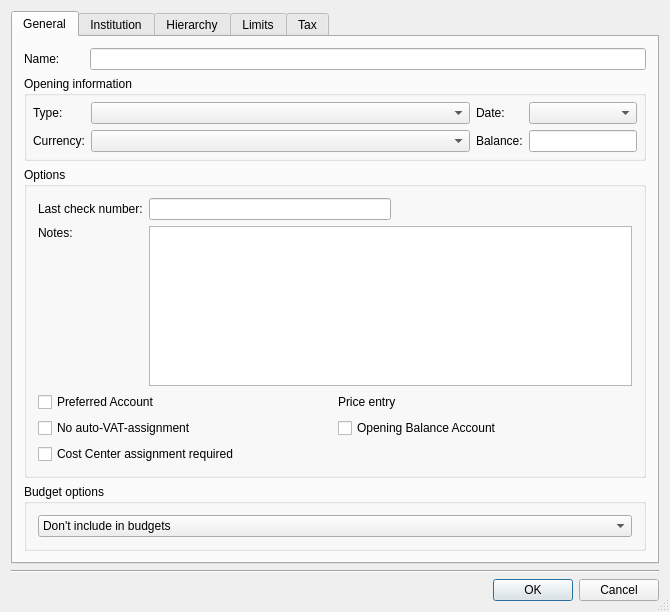
<?xml version="1.0" encoding="UTF-8"?>
<ui version="4.0">
 <class>KNewAccountDlg</class>
 <widget class="QDialog" name="KNewAccountDlg">
  <property name="geometry">
   <rect>
    <x>0</x>
    <y>0</y>
    <width>670</width>
    <height>612</height>
   </rect>
  </property>
  <property name="windowTitle">
   <string>New Account Dialog</string>
  </property>
  <property name="sizeGripEnabled">
   <bool>true</bool>
  </property>
  <layout class="QVBoxLayout">
   <item>
    <widget class="QTabWidget" name="m_tab">
     <property name="currentIndex">
      <number>0</number>
     </property>
     <widget class="QWidget" name="m_generalTab">
      <attribute name="title">
       <string comment="Account general settings">General</string>
      </attribute>
      <layout class="QVBoxLayout">
       <item>
        <layout class="QHBoxLayout">
         <item>
          <widget class="QLabel" name="TextLabel1">
           <property name="minimumSize">
            <size>
             <width>60</width>
             <height>0</height>
            </size>
           </property>
           <property name="maximumSize">
            <size>
             <width>60</width>
             <height>32767</height>
            </size>
           </property>
           <property name="text">
            <string comment="account name">Name:</string>
           </property>
           <property name="wordWrap">
            <bool>false</bool>
           </property>
          </widget>
         </item>
         <item>
          <widget class="KLineEdit" name="accountNameEdit"/>
         </item>
        </layout>
       </item>
       <item>
        <widget class="QGroupBox" name="groupBox4">
         <property name="title">
          <string>Opening information</string>
         </property>
         <layout class="QGridLayout">
          <property name="leftMargin">
           <number>6</number>
          </property>
          <property name="topMargin">
           <number>6</number>
          </property>
          <property name="rightMargin">
           <number>6</number>
          </property>
          <property name="bottomMargin">
           <number>6</number>
          </property>
          <property name="spacing">
           <number>6</number>
          </property>
          <item row="1" column="1">
           <widget class="KMyMoneyCurrencySelector" name="m_currency"/>
          </item>
          <item row="1" column="0">
           <widget class="QLabel" name="m_currencyText">
            <property name="text">
             <string>Currency:</string>
            </property>
            <property name="wordWrap">
             <bool>false</bool>
            </property>
           </widget>
          </item>
          <item row="0" column="1">
           <widget class="KComboBox" name="typeCombo">
            <property name="enabled">
             <bool>true</bool>
            </property>
            <property name="sizePolicy">
             <sizepolicy hsizetype="Minimum" vsizetype="Fixed">
              <horstretch>1</horstretch>
              <verstretch>0</verstretch>
             </sizepolicy>
            </property>
           </widget>
          </item>
          <item row="0" column="0">
           <widget class="QLabel" name="textLabel2">
            <property name="text">
             <string>Type:</string>
            </property>
            <property name="wordWrap">
             <bool>false</bool>
            </property>
           </widget>
          </item>
          <item row="0" column="2">
           <widget class="QLabel" name="m_openingDateLabel">
            <property name="minimumSize">
             <size>
              <width>0</width>
              <height>0</height>
             </size>
            </property>
            <property name="text">
             <string>Date:</string>
            </property>
            <property name="wordWrap">
             <bool>false</bool>
            </property>
           </widget>
          </item>
          <item row="0" column="3">
           <widget class="KMyMoneyDateEdit" name="m_openingDateEdit"/>
          </item>
          <item row="1" column="2">
           <widget class="QLabel" name="m_openingBalanceLabel">
            <property name="text">
             <string>Balance:</string>
            </property>
            <property name="wordWrap">
             <bool>false</bool>
            </property>
           </widget>
          </item>
          <item row="1" column="3">
           <widget class="AmountEdit" name="m_openingBalanceEdit"/>
          </item>
         </layout>
        </widget>
       </item>
       <item>
        <widget class="QGroupBox" name="groupBox6">
         <property name="title">
          <string>Options</string>
         </property>
         <layout class="QVBoxLayout">
          <item>
           <layout class="QGridLayout">
            <item row="0" column="1">
             <layout class="QHBoxLayout">
              <item>
               <widget class="KLineEdit" name="m_lastCheckNumberUsed"/>
              </item>
              <item>
               <spacer name="spacer10_2">
                <property name="orientation">
                 <enum>Qt::Horizontal</enum>
                </property>
                <property name="sizeType">
                 <enum>QSizePolicy::Expanding</enum>
                </property>
                <property name="sizeHint" stdset="0">
                 <size>
                  <width>140</width>
                  <height>20</height>
                 </size>
                </property>
               </spacer>
              </item>
             </layout>
            </item>
            <item row="0" column="0">
             <widget class="QLabel" name="textLabel1_2">
              <property name="text">
               <string>Last check number:</string>
              </property>
              <property name="wordWrap">
               <bool>false</bool>
              </property>
             </widget>
            </item>
            <item row="1" column="0">
             <widget class="QLabel" name="TextLabel5">
              <property name="minimumSize">
               <size>
                <width>0</width>
                <height>0</height>
               </size>
              </property>
              <property name="maximumSize">
               <size>
                <width>32767</width>
                <height>32767</height>
               </size>
              </property>
              <property name="text">
               <string>Notes:</string>
              </property>
              <property name="alignment">
               <set>Qt::AlignTop</set>
              </property>
              <property name="wordWrap">
               <bool>false</bool>
              </property>
             </widget>
            </item>
            <item row="1" column="1">
             <widget class="KTextEdit" name="descriptionEdit"/>
            </item>
           </layout>
          </item>
          <item>
           <layout class="QGridLayout">
            <item row="1" column="0">
             <widget class="QCheckBox" name="m_qcheckboxNoVat">
              <property name="text">
               <string>No auto-VAT-assignment</string>
              </property>
             </widget>
            </item>
            <item row="2" column="0">
             <widget class="QCheckBox" name="m_costCenterRequiredCheckBox">
              <property name="text">
               <string>Cost Center assignment required</string>
              </property>
             </widget>
            </item>
            <item row="0" column="0">
             <widget class="QCheckBox" name="m_qcheckboxPreferred">
              <property name="text">
               <string>Preferred Account</string>
              </property>
             </widget>
            </item>
            <item row="0" column="1">
             <layout class="QHBoxLayout">
              <item>
               <widget class="QLabel" name="m_priceModeLabel">
                <property name="text">
                 <string>Price entry</string>
                </property>
                <property name="wordWrap">
                 <bool>false</bool>
                </property>
               </widget>
              </item>
              <item>
               <widget class="KMyMoneyGeneralCombo" name="m_priceMode" native="true">
                <property name="enabled">
                 <bool>false</bool>
                </property>
                <property name="sizePolicy">
                 <sizepolicy hsizetype="Minimum" vsizetype="Fixed">
                  <horstretch>1</horstretch>
                  <verstretch>0</verstretch>
                 </sizepolicy>
                </property>
               </widget>
              </item>
             </layout>
            </item>
            <item row="1" column="1">
             <widget class="QCheckBox" name="m_qcheckboxOpeningBalance">
              <property name="enabled">
               <bool>true</bool>
              </property>
              <property name="toolTip">
               <string>&lt;html&gt;&lt;head/&gt;&lt;body&gt;&lt;p&gt;Flag this account to be an opening balance account&lt;/p&gt;&lt;/body&gt;&lt;/html&gt;</string>
              </property>
              <property name="text">
               <string>Opening Balance Account</string>
              </property>
             </widget>
            </item>
           </layout>
          </item>
         </layout>
        </widget>
       </item>
       <item>
        <widget class="QGroupBox" name="m_budgetOptionsGroupBox">
         <property name="title">
          <string>Budget options</string>
         </property>
         <layout class="QVBoxLayout" name="verticalLayout_6">
          <item>
           <widget class="QComboBox" name="m_budgetInclusion">
            <item>
             <property name="text">
              <string comment="@item:inlistbox Don't include this account in budgets">Don't include in budgets</string>
             </property>
            </item>
            <item>
             <property name="text">
              <string comment="@item:inlistbox Include this account in budgets as expense">Include in budgets as expense</string>
             </property>
            </item>
            <item>
             <property name="text">
              <string comment="@item:inlistbox Include this account in budgets as income">Include in budgets as income</string>
             </property>
            </item>
           </widget>
          </item>
         </layout>
        </widget>
       </item>
       <item>
        <spacer name="spacer9">
         <property name="orientation">
          <enum>Qt::Vertical</enum>
         </property>
         <property name="sizeType">
          <enum>QSizePolicy::Expanding</enum>
         </property>
         <property name="sizeHint" stdset="0">
          <size>
           <width>20</width>
           <height>16</height>
          </size>
         </property>
        </spacer>
       </item>
      </layout>
     </widget>
     <widget class="QWidget" name="m_institutionTab">
      <attribute name="title">
       <string>Institution</string>
      </attribute>
      <layout class="QVBoxLayout">
       <item>
        <widget class="QGroupBox" name="m_institutionBox">
         <property name="title">
          <string>Institution</string>
         </property>
         <layout class="QVBoxLayout">
          <item>
           <layout class="QHBoxLayout">
            <property name="spacing">
             <number>6</number>
            </property>
            <property name="leftMargin">
             <number>0</number>
            </property>
            <property name="topMargin">
             <number>0</number>
            </property>
            <property name="rightMargin">
             <number>0</number>
            </property>
            <property name="bottomMargin">
             <number>0</number>
            </property>
            <item>
             <widget class="KComboBox" name="m_qcomboboxInstitutions"/>
            </item>
            <item>
             <widget class="QPushButton" name="m_qbuttonNew">
              <property name="sizePolicy">
               <sizepolicy hsizetype="Fixed" vsizetype="Fixed">
                <horstretch>0</horstretch>
                <verstretch>0</verstretch>
               </sizepolicy>
              </property>
              <property name="text">
               <string comment="create new institution">New...</string>
              </property>
             </widget>
            </item>
           </layout>
          </item>
          <item>
           <layout class="QGridLayout">
            <item row="2" column="1">
             <widget class="KLineEdit" name="accountNoEdit"/>
            </item>
            <item row="2" column="0">
             <widget class="QLabel" name="TextLabel2_2">
              <property name="text">
               <string>Number:</string>
              </property>
              <property name="wordWrap">
               <bool>false</bool>
              </property>
             </widget>
            </item>
            <item row="0" column="0">
             <widget class="QLabel" name="textLabel1_4">
              <property name="text">
               <string>BIC</string>
              </property>
              <property name="wordWrap">
               <bool>false</bool>
              </property>
             </widget>
            </item>
            <item row="1" column="1">
             <widget class="KLineEdit" name="ibanEdit"/>
            </item>
            <item row="1" column="0">
             <widget class="QLabel" name="textLabel3">
              <property name="text">
               <string>IBAN</string>
              </property>
              <property name="wordWrap">
               <bool>false</bool>
              </property>
             </widget>
            </item>
            <item row="0" column="1">
             <widget class="QLabel" name="m_bicValue">
              <property name="text">
               <string/>
              </property>
              <property name="wordWrap">
               <bool>false</bool>
              </property>
             </widget>
            </item>
           </layout>
          </item>
         </layout>
        </widget>
       </item>
       <item>
        <spacer name="spacer8_2">
         <property name="orientation">
          <enum>Qt::Vertical</enum>
         </property>
         <property name="sizeType">
          <enum>QSizePolicy::Expanding</enum>
         </property>
         <property name="sizeHint" stdset="0">
          <size>
           <width>21</width>
           <height>30</height>
          </size>
         </property>
        </spacer>
       </item>
      </layout>
     </widget>
     <widget class="QWidget" name="m_hierarchyTab">
      <attribute name="title">
       <string>Hierarchy</string>
      </attribute>
      <layout class="QVBoxLayout">
       <item>
        <widget class="QLabel" name="m_subAccountLabel">
         <property name="text">
          <string>Subaccount</string>
         </property>
         <property name="wordWrap">
          <bool>false</bool>
         </property>
        </widget>
       </item>
       <item>
        <widget class="KMyMoneyAccountTreeView" name="m_parentAccounts"/>
       </item>
      </layout>
     </widget>
     <widget class="QWidget" name="m_limitsTab">
      <attribute name="title">
       <string>Limits</string>
      </attribute>
      <layout class="QVBoxLayout">
       <item>
        <widget class="QLabel" name="qLabel1">
         <property name="text">
          <string>This page allows to setup certain limits. KMyMoney will warn you when the account balance reaches a limit.</string>
         </property>
         <property name="wordWrap">
          <bool>true</bool>
         </property>
        </widget>
       </item>
       <item>
        <layout class="QGridLayout">
         <item row="0" column="0">
          <widget class="QLabel" name="textLabel2_2">
           <property name="text">
            <string>Type</string>
           </property>
           <property name="wordWrap">
            <bool>false</bool>
           </property>
          </widget>
         </item>
         <item row="2" column="2">
          <widget class="AmountEdit" name="m_minBalanceAbsoluteEdit">
           <property name="resetButtonVisibility" stdset="0">
            <bool>false</bool>
           </property>
          </widget>
         </item>
         <item row="0" column="2">
          <widget class="QLabel" name="textLabel3_2">
           <property name="text">
            <string>Absolute limit</string>
           </property>
           <property name="wordWrap">
            <bool>false</bool>
           </property>
          </widget>
         </item>
         <item row="3" column="0">
          <widget class="QLabel" name="m_maxCreditLabel">
           <property name="text">
            <string>Maximum credit limit</string>
           </property>
           <property name="wordWrap">
            <bool>false</bool>
           </property>
          </widget>
         </item>
         <item row="3" column="1">
          <widget class="AmountEdit" name="m_maxCreditEarlyEdit">
           <property name="resetButtonVisibility" stdset="0">
            <bool>false</bool>
           </property>
          </widget>
         </item>
         <item row="3" column="2">
          <widget class="AmountEdit" name="m_maxCreditAbsoluteEdit">
           <property name="resetButtonVisibility" stdset="0">
            <bool>false</bool>
           </property>
          </widget>
         </item>
         <item row="2" column="1">
          <widget class="AmountEdit" name="m_minBalanceEarlyEdit">
           <property name="resetButtonVisibility" stdset="0">
            <bool>false</bool>
           </property>
          </widget>
         </item>
         <item row="2" column="0">
          <widget class="QLabel" name="m_minBalanceLabel">
           <property name="text">
            <string>Minimum balance</string>
           </property>
           <property name="wordWrap">
            <bool>false</bool>
           </property>
          </widget>
         </item>
         <item row="1" column="0" colspan="3">
          <widget class="Line" name="line2">
           <property name="frameShape">
            <enum>QFrame::HLine</enum>
           </property>
           <property name="frameShadow">
            <enum>QFrame::Sunken</enum>
           </property>
          </widget>
         </item>
         <item row="0" column="1">
          <widget class="QLabel" name="textLabel4">
           <property name="text">
            <string>Early warning</string>
           </property>
           <property name="wordWrap">
            <bool>false</bool>
           </property>
          </widget>
         </item>
        </layout>
       </item>
       <item>
        <spacer name="spacer10_3">
         <property name="orientation">
          <enum>Qt::Vertical</enum>
         </property>
         <property name="sizeType">
          <enum>QSizePolicy::Expanding</enum>
         </property>
         <property name="sizeHint" stdset="0">
          <size>
           <width>20</width>
           <height>30</height>
          </size>
         </property>
        </spacer>
       </item>
      </layout>
     </widget>
     <widget class="QWidget" name="m_taxTab">
      <attribute name="title">
       <string>Tax</string>
      </attribute>
      <layout class="QVBoxLayout">
       <item>
        <widget class="QGroupBox" name="groupBox3">
         <property name="title">
          <string>VAT details</string>
         </property>
         <layout class="QHBoxLayout" name="horizontalLayout_2">
          <item>
           <widget class="QFrame" name="m_vatCategoryFrame">
            <property name="frameShape">
             <enum>QFrame::NoFrame</enum>
            </property>
            <property name="frameShadow">
             <enum>QFrame::Plain</enum>
            </property>
            <layout class="QVBoxLayout" name="verticalLayout_5">
             <item>
              <layout class="QVBoxLayout" name="verticalLayout_4">
               <item>
                <widget class="QCheckBox" name="m_vatCategory">
                 <property name="text">
                  <string>VAT category</string>
                 </property>
                </widget>
               </item>
               <item>
                <layout class="QVBoxLayout" name="verticalLayout_2">
                 <item>
                  <layout class="QHBoxLayout" name="horizontalLayout">
                   <item>
                    <widget class="QFrame" name="m_vatPercentageFrame">
                     <property name="frameShape">
                      <enum>QFrame::NoFrame</enum>
                     </property>
                     <property name="frameShadow">
                      <enum>QFrame::Plain</enum>
                     </property>
                     <layout class="QVBoxLayout" name="verticalLayout">
                      <item>
                       <widget class="QLabel" name="textLabel1">
                        <property name="text">
                         <string>VAT percentage</string>
                        </property>
                        <property name="wordWrap">
                         <bool>false</bool>
                        </property>
                       </widget>
                      </item>
                      <item>
                       <widget class="AmountEdit" name="m_vatRate"/>
                      </item>
                     </layout>
                    </widget>
                   </item>
                   <item>
                    <spacer name="spacer17">
                     <property name="orientation">
                      <enum>Qt::Horizontal</enum>
                     </property>
                     <property name="sizeType">
                      <enum>QSizePolicy::Expanding</enum>
                     </property>
                     <property name="sizeHint" stdset="0">
                      <size>
                       <width>21</width>
                       <height>20</height>
                      </size>
                     </property>
                    </spacer>
                   </item>
                  </layout>
                 </item>
                 <item>
                  <spacer name="spacer6">
                   <property name="orientation">
                    <enum>Qt::Vertical</enum>
                   </property>
                   <property name="sizeType">
                    <enum>QSizePolicy::Expanding</enum>
                   </property>
                   <property name="sizeHint" stdset="0">
                    <size>
                     <width>20</width>
                     <height>40</height>
                    </size>
                   </property>
                  </spacer>
                 </item>
                </layout>
               </item>
              </layout>
             </item>
            </layout>
           </widget>
          </item>
          <item>
           <widget class="QFrame" name="m_vatAssignmentFrame">
            <property name="frameShape">
             <enum>QFrame::NoFrame</enum>
            </property>
            <property name="frameShadow">
             <enum>QFrame::Plain</enum>
            </property>
            <layout class="QGridLayout">
             <item row="0" column="0">
              <widget class="QCheckBox" name="m_vatAssignment">
               <property name="text">
                <string>Enable auto VAT assignment</string>
               </property>
              </widget>
             </item>
             <item row="1" column="0">
              <widget class="QWidget" name="widget" native="true">
               <layout class="QVBoxLayout" name="verticalLayout_3">
                <item>
                 <widget class="KMyMoneyAccountSelector" name="m_vatAccount" native="true"/>
                </item>
               </layout>
              </widget>
             </item>
             <item row="1" column="1">
              <layout class="QVBoxLayout">
               <item>
                <widget class="QGroupBox" name="m_amountGroupBox">
                 <property name="minimumSize">
                  <size>
                   <width>0</width>
                   <height>0</height>
                  </size>
                 </property>
                 <property name="maximumSize">
                  <size>
                   <width>32767</width>
                   <height>32767</height>
                  </size>
                 </property>
                 <property name="title">
                  <string>Amount entered</string>
                 </property>
                 <layout class="QVBoxLayout">
                  <item>
                   <widget class="QFrame" name="frame">
                    <property name="frameShape">
                     <enum>QFrame::StyledPanel</enum>
                    </property>
                    <property name="frameShadow">
                     <enum>QFrame::Sunken</enum>
                    </property>
                    <layout class="QVBoxLayout">
                     <item>
                      <widget class="QRadioButton" name="m_grossAmount">
                       <property name="text">
                        <string>Gross amount</string>
                       </property>
                       <property name="checked">
                        <bool>true</bool>
                       </property>
                       <attribute name="buttonGroup">
                        <string notr="true">m_amountGroup</string>
                       </attribute>
                      </widget>
                     </item>
                     <item>
                      <widget class="QRadioButton" name="m_netAmount">
                       <property name="text">
                        <string>Net a&amp;mount</string>
                       </property>
                       <attribute name="buttonGroup">
                        <string notr="true">m_amountGroup</string>
                       </attribute>
                      </widget>
                     </item>
                    </layout>
                   </widget>
                  </item>
                 </layout>
                </widget>
               </item>
               <item>
                <spacer name="spacer7">
                 <property name="orientation">
                  <enum>Qt::Vertical</enum>
                 </property>
                 <property name="sizeType">
                  <enum>QSizePolicy::Expanding</enum>
                 </property>
                 <property name="sizeHint" stdset="0">
                  <size>
                   <width>20</width>
                   <height>21</height>
                  </size>
                 </property>
                </spacer>
               </item>
              </layout>
             </item>
            </layout>
           </widget>
          </item>
         </layout>
        </widget>
       </item>
       <item>
        <widget class="QCheckBox" name="m_qcheckboxTax">
         <property name="text">
          <string>Include on Tax Reports</string>
         </property>
        </widget>
       </item>
      </layout>
     </widget>
    </widget>
   </item>
   <item>
    <widget class="Line" name="line1">
     <property name="frameShape">
      <enum>QFrame::HLine</enum>
     </property>
     <property name="frameShadow">
      <enum>QFrame::Sunken</enum>
     </property>
    </widget>
   </item>
   <item>
    <widget class="QDialogButtonBox" name="buttonBox">
     <property name="standardButtons">
      <set>QDialogButtonBox::Cancel|QDialogButtonBox::Ok</set>
     </property>
    </widget>
   </item>
  </layout>
 </widget>
 <layoutdefault spacing="6" margin="11"/>
 <customwidgets>
  <customwidget>
   <class>KComboBox</class>
   <extends>QComboBox</extends>
   <header>kcombobox.h</header>
  </customwidget>
  <customwidget>
   <class>KLineEdit</class>
   <extends>QLineEdit</extends>
   <header>klineedit.h</header>
  </customwidget>
  <customwidget>
   <class>KTextEdit</class>
   <extends>QTextEdit</extends>
   <header>ktextedit.h</header>
  </customwidget>
  <customwidget>
   <class>KDateComboBox</class>
   <extends>QComboBox</extends>
   <header>kdatecombobox.h</header>
  </customwidget>
  <customwidget>
   <class>AmountEdit</class>
   <extends>QLineEdit</extends>
   <header location="global">amountedit.h</header>
  </customwidget>
  <customwidget>
   <class>KMyMoneyGeneralCombo</class>
   <extends>QWidget</extends>
   <header>kmymoneygeneralcombo.h</header>
   <container>1</container>
  </customwidget>
  <customwidget>
   <class>KMyMoneyDateEdit</class>
   <extends>KDateComboBox</extends>
   <header>kmymoneydateedit.h</header>
  </customwidget>
  <customwidget>
   <class>KMyMoneyCurrencySelector</class>
   <extends>KComboBox</extends>
   <header>kmymoneycurrencyselector.h</header>
   <container>1</container>
  </customwidget>
  <customwidget>
   <class>KMyMoneyAccountTreeView</class>
   <extends>QTreeView</extends>
   <header>kmymoneyaccounttreeview.h</header>
  </customwidget>
  <customwidget>
   <class>KMyMoneyAccountSelector</class>
   <extends>QWidget</extends>
   <header location="global">../widgets/kmymoneyaccountselector.h</header>
  </customwidget>
 </customwidgets>
 <tabstops>
  <tabstop>m_tab</tabstop>
  <tabstop>accountNameEdit</tabstop>
  <tabstop>typeCombo</tabstop>
  <tabstop>m_currency</tabstop>
  <tabstop>m_openingDateEdit</tabstop>
  <tabstop>m_openingBalanceEdit</tabstop>
  <tabstop>m_lastCheckNumberUsed</tabstop>
  <tabstop>descriptionEdit</tabstop>
  <tabstop>m_qcheckboxPreferred</tabstop>
  <tabstop>m_qcheckboxNoVat</tabstop>
  <tabstop>m_qcomboboxInstitutions</tabstop>
  <tabstop>m_qbuttonNew</tabstop>
  <tabstop>ibanEdit</tabstop>
  <tabstop>accountNoEdit</tabstop>
  <tabstop>m_minBalanceEarlyEdit</tabstop>
  <tabstop>m_minBalanceAbsoluteEdit</tabstop>
  <tabstop>m_maxCreditEarlyEdit</tabstop>
  <tabstop>m_maxCreditAbsoluteEdit</tabstop>
  <tabstop>m_vatCategory</tabstop>
  <tabstop>m_vatRate</tabstop>
  <tabstop>m_vatAssignment</tabstop>
  <tabstop>m_grossAmount</tabstop>
  <tabstop>m_qcheckboxTax</tabstop>
 </tabstops>
 <resources/>
 <connections/>
 <buttongroups>
  <buttongroup name="m_amountGroup"/>
 </buttongroups>
</ui>
